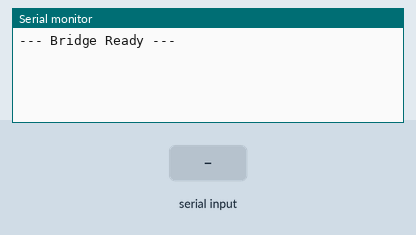
Recording of a sketch running on a simulated Arduino Uno, built with avr-gcc and run on an emulated ATmega328P. Parts: the last lines printed to the serial monitor. Inputs (shaded band) come from the test bench.

Above: at 1.2 s.
1.3 s: "1" received over the second serial link
At 2.0 s:
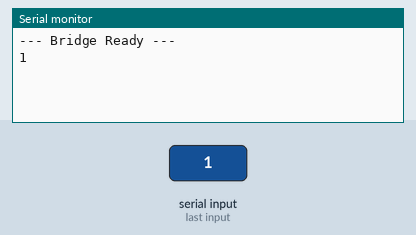
2.8 s: "0" received over the second serial link
At 4.3 s:
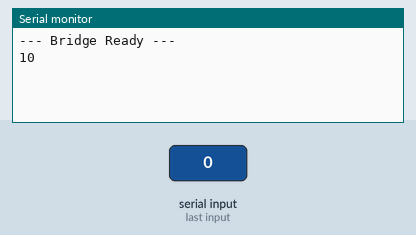

Measured:
- after the input at 1.3 s, the serial monitor: prints a new line at once (image 1)
- after the input at 2.8 s, the serial monitor: prints a new line at once (image 2)

The sketch:

serial_software.ino
```cpp
#include <SoftwareSerial.h>

SoftwareSerial t23Serial(10, 11); // RX, TX

void setup() {
  Serial.begin(115200);    // Talk to PC
  t23Serial.begin(115200); // Talk to Ingenic T23
  Serial.println("--- Bridge Ready ---");
}

void loop() {
  if (t23Serial.available()) {
    Serial.write(t23Serial.read()); // From Ingenic T23 to PC
  }
  if (Serial.available()) {
    t23Serial.write(Serial.read()); // From PC to T23
  }
}
```
